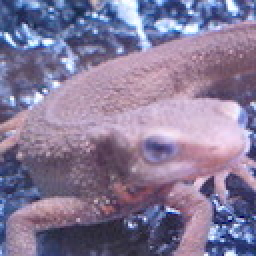
//> input picture q20/imori.jpg, 128 x 128 px (shown 2 times larger)
$ ./14q_failed   (built with g++ and OpenCV 4)
//> lines starting //> are read from the running program, lines starting //| are printed output that depends on the picture
//> further down, img is the input picture: 128 rows x 128 cols, CV_8UC3; mean B, G, R 152.8, 121.8, 134.1
#include <iostream>
#include <opencv2/opencv.hpp>
#include <cmath>

void differential_filter(cv::Mat &src, cv::Mat &dst, bool flag)
{
//> called with flag = false
    //今回は手動でカーネル生成


    float kernel[3][3] = {
        {0, -1, 0},
        {0, 1, 0},
        {0, 0, 0}
    };
    int temp;
    //3チャンネルで強引に微分フィルタをかませた場合の処理．これだと訳のわからない画像が生成される．
    for(int y = 0; y < src.rows; y++){
        for(int x = 0; x < src.cols; x++){
            for(int c = 0; c < src.channels(); c++){
                //
                temp = 0;
                for(int dy = -1; dy <= 1; dy++){
                    for(int dx = -1; dx <= 1; dx++){
                        temp += src.at<cv::Vec3b>(y + dy, x + dx)[c]*kernel[dy+1][dx+1];
                    }
                }
                dst.at<cv::Vec3b>(y, x)[c] = temp;
            }
        }
    }
//> this loop made 128 passes
//> temp on passes 1 to 12: 100, -9, -9, -18, -10, 30, -13, 0, 56, -2, 44, 18
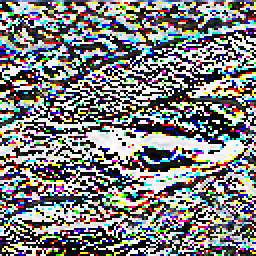
//> dst: 128 rows x 128 cols, CV_8UC3 (shown 2 times larger); mean B, G, R 126.9, 126.8, 125.7
//> after the loop, temp = 6

}

int main(void)
{
    cv::Mat img = cv::imread("imori.jpg");
    cv::Mat dst = cv::Mat::zeros(img.cols, img.rows, CV_8UC3);

    differential_filter(img, dst, 0);
    cv::imshow("sample", dst);
    cv::waitKey(0);
    cv::imwrite("./img/14q_failed.jpg", dst);

    return 0;
}
